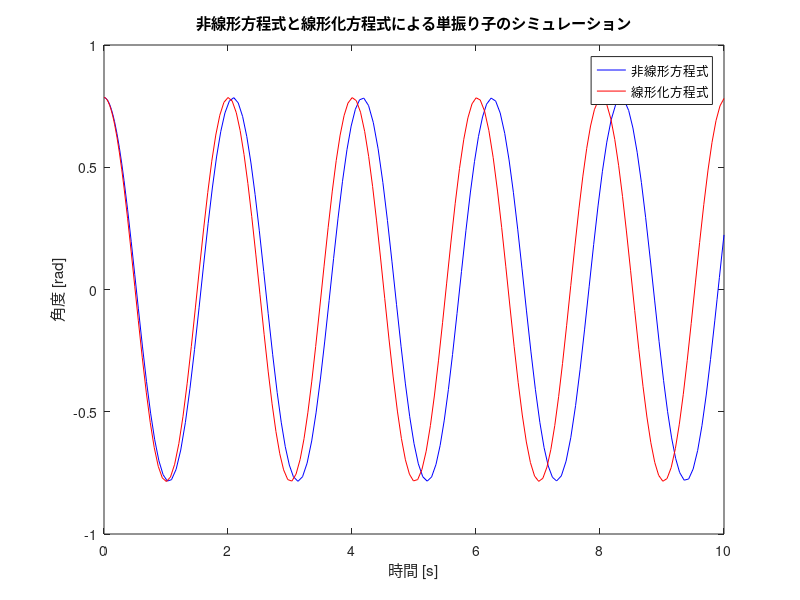

The MATLAB source for this figure:
function kadai14_4_2()
    % パラメータ
    g = 9.81; % 重力加速度 [m/s^2]
    L = 1.0; % 振り子の長さ [m]

    % 初期条件
    theta0 = pi/4; % 初期角度 [rad]
    omega0 = 0; % 初期角速度 [rad/s]
    tspan = [0 10]; % シミュレーション時間の範囲 [s]
    initial_conditions = [theta0; omega0];

    % 非線形方程式の解法
    [t_nonlinear, y_nonlinear] = ode45(@(t, y) pendulum_eq_nonlinear(t, y, g, L), tspan, initial_conditions);

    % 線形化方程式の解法
    [t_linear, y_linear] = ode45(@(t, y) pendulum_eq_linear(t, y, g, L), tspan, initial_conditions);

    % 結果のプロット
    figure;
    plot(t_nonlinear, y_nonlinear(:, 1), 'b', 'DisplayName', '非線形方程式');
    hold on;
    plot(t_linear, y_linear(:, 1), 'r', 'DisplayName', '線形化方程式');
    hold off;
    title('非線形方程式と線形化方程式による単振り子のシミュレーション');
    xlabel('時間 [s]');
    ylabel('角度 [rad]');
    legend;
end

% 非線形方程式
function dydt = pendulum_eq_nonlinear(t, y, g, L)
    theta = y(1);
    omega = y(2);
    dydt = zeros(2, 1);
    dydt(1) = omega;
    dydt(2) = -(g/L)*sin(theta);
end

% 線形化方程式
function dydt = pendulum_eq_linear(t, y, g, L)
    theta = y(1);
    omega = y(2);
    dydt = zeros(2, 1);
    dydt(1) = omega;
    dydt(2) = -(g/L)*theta;
end